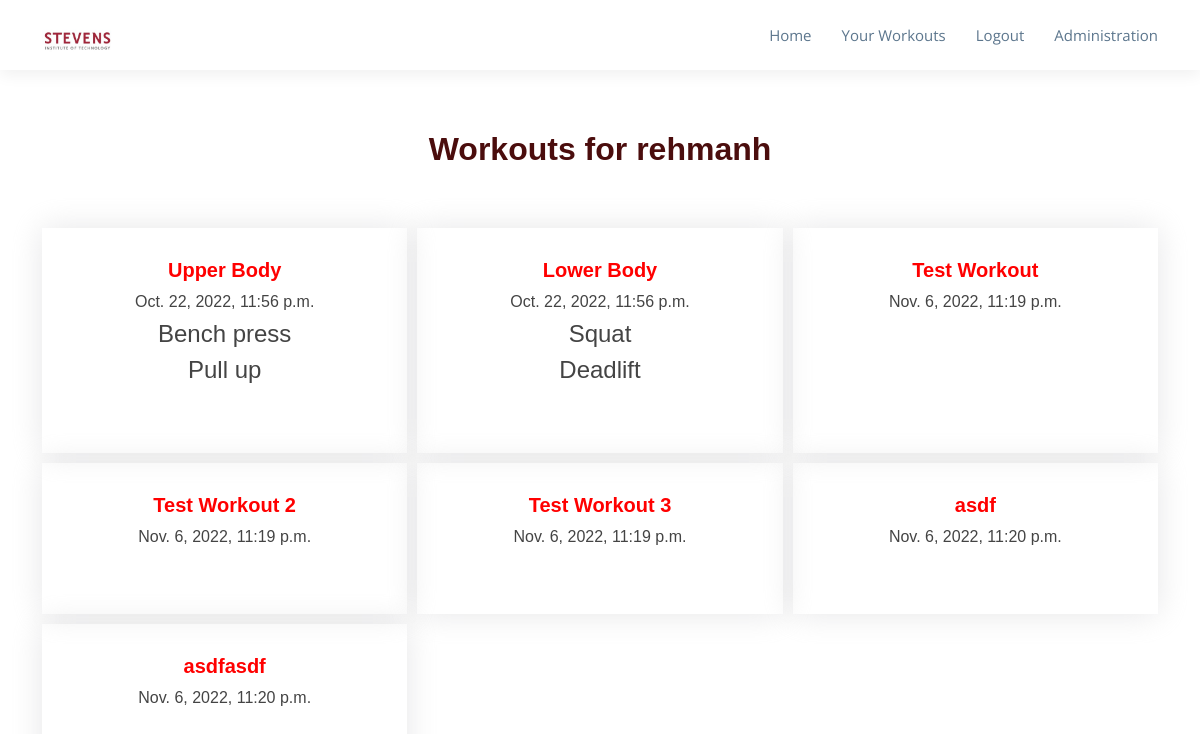
The app's page /workouts (signed in) with its own data.
### base/models.py (models this page shows, shortened)
class Workout(models.Model):
    workout_name = models.CharField(null=False, max_length=255)
    created_date_time = models.DateTimeField(auto_now_add=True)
    updated_date_time = models.DateTimeField(auto_now=True)
    workout_date = models.DateTimeField()
    user = models.ForeignKey(User, on_delete=models.CASCADE, default=None)

class Exercise(models.Model):
    exercise_name = models.CharField(null=False, max_length=255)
    created_date_time = models.DateTimeField(auto_now_add=True)
    updated_date_time = models.DateTimeField(auto_now=True)
    exercise_date = models.DateTimeField()
    workout = models.ForeignKey(Workout, on_delete=models.CASCADE)

### base/views.py (the view)
# urls.py: path('workouts', views.workouts, name="workouts"),
def workouts(request):
    if request.user.is_authenticated:
        member = request.user
        workouts = Workout.objects.filter(user=member.id)
        if workouts is not None:
            for workout in workouts:
                exercises = Exercise.objects.filter(workout=workout.id)
                workout.exercises = exercises
            context = {
                'workouts': workouts,
                'user': member
            }
        return render(request, 'base/workouts.html', context)
    else:
        return render(request, 'base/404.html', context={
            'msg': 'You must be logged in to view Your Workouts'
        })

### base/templates/base/workouts.html (shortened to what this page needs)
{% load static %}
<!DOCTYPE html>
<html lang="en">
<head>
  <link href="{% static 'home/vendor/animate.css/animate.min.css' %}" rel="stylesheet">
  <link href="{% static 'home/vendor/aos/aos.css' %}" rel="stylesheet">
  <link href="{% static 'home/vendor/bootstrap/css/bootstrap.min.css' %}" rel="stylesheet">
  <link href="{% static 'home/vendor/bootstrap-icons/bootstrap-icons.css' %}" rel="stylesheet">
  <link href="{% static 'home/vendor/boxicons/css/boxicons.min.css' %}" rel="stylesheet">
  <link href="{% static 'home/vendor/glightbox/css/glightbox.min.css' %}" rel="stylesheet">
  <link href="{% static 'home/vendor/swiper/swiper-bundle.min.css' %}" rel="stylesheet">
  <link href="{% static 'home/css/style.css' %}" rel="stylesheet">
  <link href="{% static 'home/css/style2.css' %}" rel="stylesheet">
</head>
<body>
    <header id="header" class="d-flex align-items-center">
        <div class="container d-flex align-items-center">
        <div class="logo me-auto">
            <a href="/"><img src="{% static 'home/img/logo/logo-1.jpg' %}" alt="" class="img-fluid"></a>
        </div>
        {% include 'base/navbar.html' %}
        </div>
    </header>
    <section >
            <div class="container grid-container">
            <div class="section-title">
                <h2>Workouts for {{user}}</h2>
            </div>
            {% for workout in workouts %}
            <div class="row contact">
                <div class="col-lg-12 d-flex">
                    <div class="info-box">
                        <h3>
                            <a href="/workout/{{workout.id}}">
                                {{workout.workout_name}}
                            </a>
                        </h3>
                        <h6>{{workout.workout_date}}</h6>
                        <div class="card-body">
                        {% for exercise in workout.exercises %}
                            <h4>{{ exercise.exercise_name }}</h4>
                        {% endfor %}
                        </div>
                    </div>
                </div>
            </div>
            {% endfor %}
        </div>
    </section>
</body>

### base/static/home/css/style.css (style rules this page uses)
body { font-family: "Open Sans", sans-serif; color: #444; }
a { color: red; text-decoration: none; }
h1, h2, h3, h4, h5, h6, .font-primary { font-family: "Arial", sans-serif; }
#header { height: 70px; background: #fff; z-index: 997; box-shadow: 0px 5px 15px 0px rgba(0, 0, 0, 0.06); }
#header .logo img { padding: 0; margin: 0; max-height: 40px; }
.scrolled-offset { margin-top: 70px; }
section { padding: 60px 0; overflow: hidden; }
.section-title { text-align: center; padding-bottom: 30px; }
.section-title h2 { font-size: 32px; font-weight: 600; margin-bottom: 20px; padding-bottom: 0; color: rgb(75, 13, 13); }
.contact .info-box { color: #444; text-align: center; box-shadow: 0 0 30px rgba(214, 215, 216, 0.6); padding: 20px 0 30px 0; margin-bottom: 30px; width: 100%; }
.contact .info-box h3 { font-size: 20px; color: #666; font-weight: 700; margin: 10px 0; }

### base/static/home/css/style2.css (style rules this page uses)
.grid-container { display: grid; grid-template-columns: repeat(3,1fr); grid-gap: 10px; }
.info-box { width: 100%; height: 100%; }
.section-title { grid-row: 1; grid-column: span 3; }
h4 { word-break: break-all; margin-left: 5%; margin-right: 5%; }

### records on screen
Workout: workout_name "Upper Body", workout_date "Oct. 22, 2022, 11:56 p.m."
Exercise: exercise_name "Bench press"
Exercise: exercise_name "Pull up"
Workout: workout_name "Lower Body", workout_date "Oct. 22, 2022, 11:56 p.m."
Exercise: exercise_name "Squat"
Exercise: exercise_name "Deadlift"
Workout: workout_name "Test Workout", workout_date "Nov. 6, 2022, 11:19 p.m."
Workout: workout_name "Test Workout 2", workout_date "Nov. 6, 2022, 11:19 p.m."
Workout: workout_name "Test Workout 3", workout_date "Nov. 6, 2022, 11:19 p.m."
Workout: workout_name "asdf", workout_date "Nov. 6, 2022, 11:20 p.m."
Workout: workout_name "asdfasdf", workout_date "Nov. 6, 2022, 11:20 p.m."

### other values on screen
{{ user }} "rehmanh"
